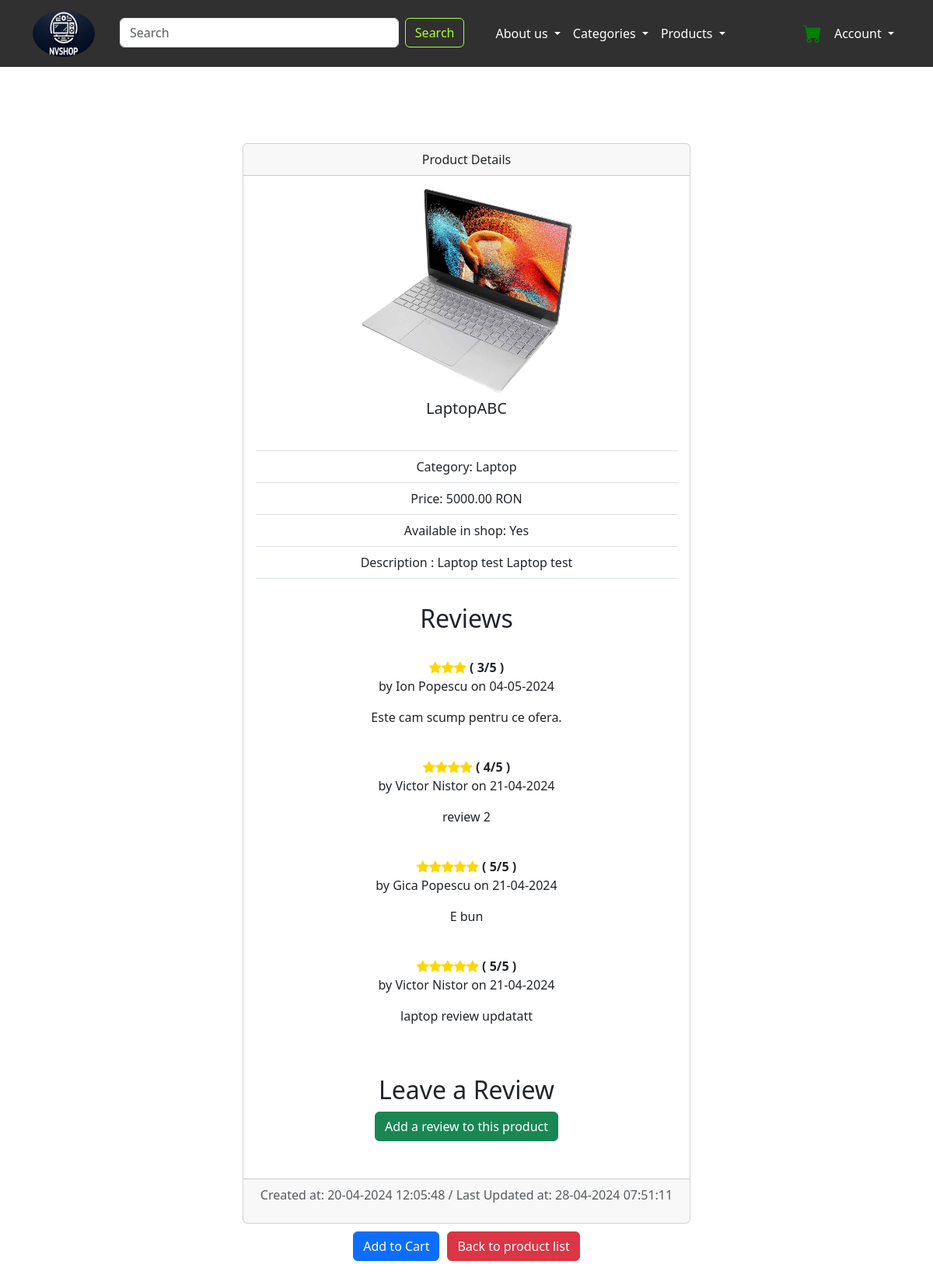
Page /product_details/2/ on the earlier database version.
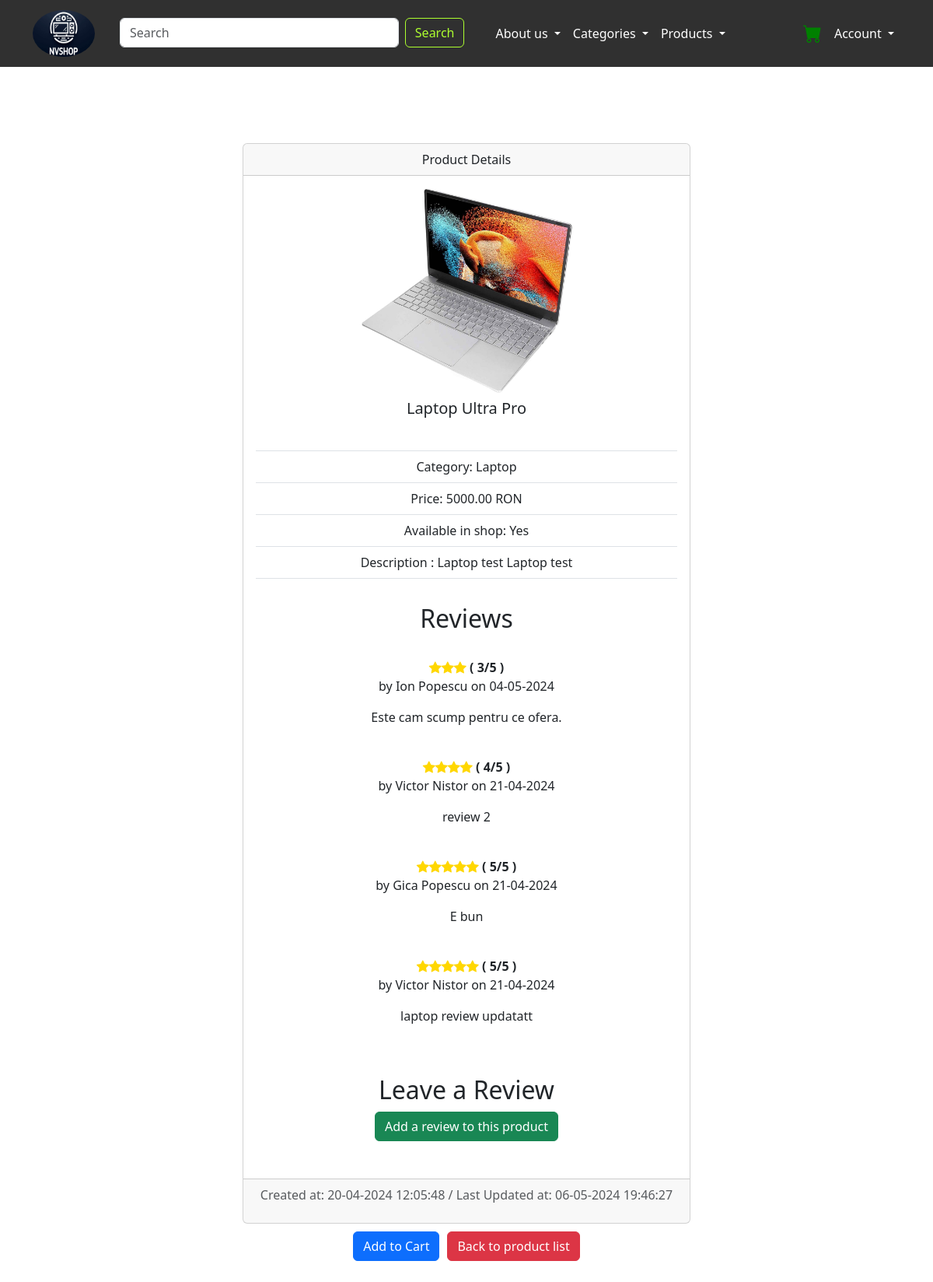
Same page on the later database version.
### home/models.py (models this page shows, shortened)
class Product(models.Model):
    category = models.ForeignKey(Category, on_delete=models.CASCADE, related_name='products')
    created_by = models.ForeignKey(SiteUser, on_delete=models.CASCADE)
    name = models.CharField(max_length=255)
    description = models.TextField()
    image = models.ImageField(upload_to='static/home/products/')
    slug = models.SlugField(max_length=20, unique=True)  # cod unic de identificare atasat url-ului specific produsului
    price = models.DecimalField(max_digits=10, decimal_places=2)
    discounted_price = models.DecimalField(max_digits=10, decimal_places=2)
    stock = models.IntegerField()
    is_active = models.BooleanField(default=True)
    created = models.DateTimeField(auto_now_add=True)
    updated = models.DateTimeField(auto_now=True)
    class Meta:
        verbose_name_plural = 'Products'
        ordering = ('-created',)  # ordonam produsele incepand cu cel mai nou adaugat in bd
    def __str__(self):
        return self.name

class Category(models.Model):
    name = models.CharField(max_length=255, db_index=True)
    slug = models.SlugField(max_length=255, unique=True)  # cod unic de identificare atasat url-ului specific categoriei
    class Meta:
        verbose_name_plural = 'Categories'
        ordering = ['name']
    def __str__(self):
        return self.name

### home/views.py (the view)
# urls.py: path('product_details/<int:pk>/', views.ProductDetailView.as_view(), name='product-details'),
class ProductDetailView(DetailView):
    template_name = 'product/product_details.html'
    model = Product

### vic_shop/context_processors.py (called while the page is built)
def category_list_view(request):
    category_list = Category.objects.all()
    return {'category_list': category_list}

def cart_item_count(request):
    if request.user.is_authenticated:
        cart = get_open_cart(request)
    else:
        cart = None
    item_count = cart.cartitem_set.count() if cart is not None else 0
    return {'cart_item_count': item_count}

### templates/product/product_details.html (shortened to what the changed rows need)
{% extends 'base.html' %}
{% load static %}
{% block content %}
    <div class="container-fluid">
        <div class="row">
            <div class="col-md-6 offset-md-3 gy-5">
                <div class="card text-center">
                    <div class="product-details">
                        <div class="card-body">
                                {% if product.image %}
                                    <div style="display: flex; justify-content: center; align-items: center;">
                                        <img class="card-img-top"
                                             src="{{ product.image.url }}"
                                             alt="Product image"
                                             style="max-width: 50%; max-height: 50%; object-fit: contain;">
                                    </div>
                                {% endif %}
                            <ul class="list-group list-group-flush">
                                <li class="list-group-item"><h5 class="card-title">{{ product }}</h5></li>
                                <li class="list-group-item">Category: {{ product.category }}</li>
                                <li class="list-group-item">Price: {{ product.price }} RON</li>
                                <li class="list-group-item">Available in shop: {{ product.is_active|yesno:"Yes,No" }}</li>
                                <li class="list-group-item">Description : {{ product.description }}</li>
                                <li class="list-group-item"></li>
                            </ul>
                        </div>
                    </div>
                    <div class="review-section">
                        <h2>Reviews</h2>
                    </div>
                <br><br>
                <div class="comment-form">
                    <h2>Leave a Review</h2>
                </div>
                <br><br>
                <div class="card-footer text-body-secondary">
                    <p> Created at: {{ product.created|date:"d-m-Y H:i:s" }} / Last Updated at: {{ product.updated|date:"d-m-Y H:i:s" }}</p>
                </div>
            </div>
            <br>
        </div>
    </div>
</div>
{% endblock %}

Differences in the rows shown:
changed Product "Yes": name "LaptopABC" → "Laptop Ultra Pro"; updated "28-04-2024 07:51:11" → "06-05-2024 19:46:27"
